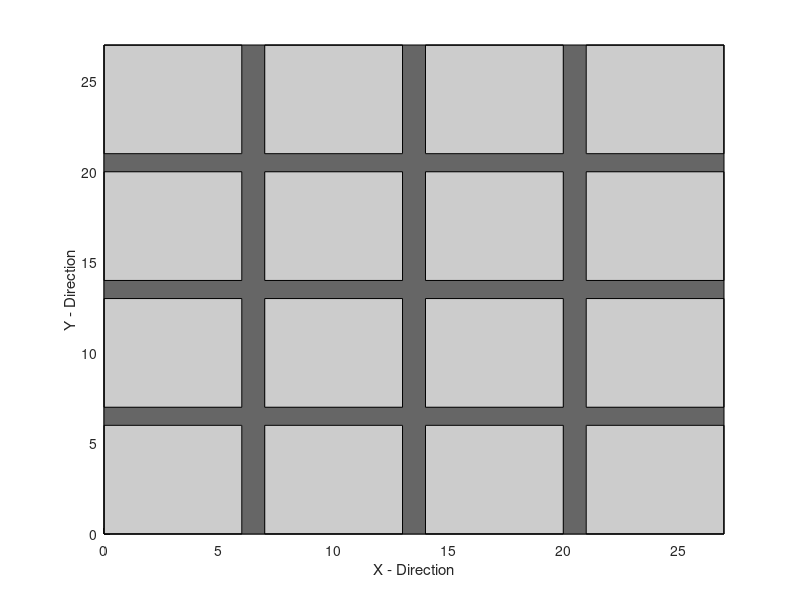

Here is the MATLAB script that generated this plot:
rectangle('Position', [ 0, 0,27,27],'FaceColor',[.4 .4 .4])
rectangle('Position', [ 0, 0, 6, 6],'FaceColor',[.8 .8 .8])
rectangle('Position', [ 0, 7, 6, 6],'FaceColor',[.8 .8 .8])
rectangle('Position', [ 0,14, 6, 6],'FaceColor',[.8 .8 .8])
rectangle('Position', [ 0,21, 6, 6],'FaceColor',[.8 .8 .8])
rectangle('Position', [ 7, 0, 6, 6],'FaceColor',[.8 .8 .8])
rectangle('Position', [ 7, 7, 6, 6],'FaceColor',[.8 .8 .8])
rectangle('Position', [ 7,14, 6, 6],'FaceColor',[.8 .8 .8])
rectangle('Position', [ 7,21, 6, 6],'FaceColor',[.8 .8 .8])
rectangle('Position', [14, 0, 6, 6],'FaceColor',[.8 .8 .8])
rectangle('Position', [14, 7, 6, 6],'FaceColor',[.8 .8 .8])
rectangle('Position', [14,14, 6, 6],'FaceColor',[.8 .8 .8])
rectangle('Position', [14,21, 6, 6],'FaceColor',[.8 .8 .8])
rectangle('Position', [21, 0, 6, 6],'FaceColor',[.8 .8 .8])
rectangle('Position', [21, 7, 6, 6],'FaceColor',[.8 .8 .8])
rectangle('Position', [21,14, 6, 6],'FaceColor',[.8 .8 .8])
rectangle('Position', [21,21, 6, 6],'FaceColor',[.8 .8 .8])
xlabel("X - Direction")
ylabel("Y - Direction")
xlim([0,27])
ylim([0,27])
